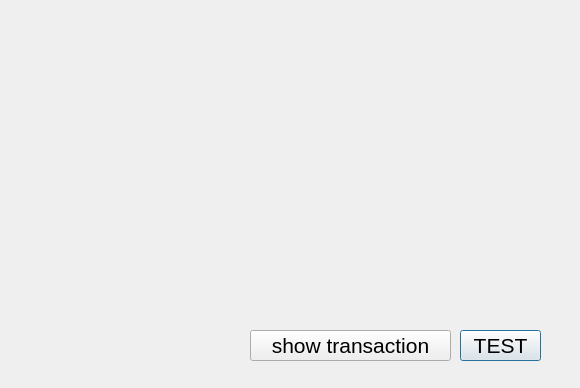
<?xml version="1.0" encoding="UTF-8"?>
<ui version="4.0">
 <class>accountview</class>
 <widget class="QDialog" name="accountview">
  <property name="geometry">
   <rect>
    <x>0</x>
    <y>0</y>
    <width>580</width>
    <height>388</height>
   </rect>
  </property>
  <property name="windowTitle">
   <string>Dialog</string>
  </property>
  <widget class="QPushButton" name="btnTestButton">
   <property name="geometry">
    <rect>
     <x>460</x>
     <y>330</y>
     <width>81</width>
     <height>31</height>
    </rect>
   </property>
   <property name="font">
    <font>
     <pointsize>16</pointsize>
    </font>
   </property>
   <property name="text">
    <string>TEST</string>
   </property>
  </widget>
  <widget class="QPushButton" name="btnShowTransactions">
   <property name="geometry">
    <rect>
     <x>250</x>
     <y>330</y>
     <width>201</width>
     <height>31</height>
    </rect>
   </property>
   <property name="font">
    <font>
     <pointsize>16</pointsize>
    </font>
   </property>
   <property name="text">
    <string>show transaction</string>
   </property>
  </widget>
 </widget>
 <resources/>
 <connections/>
</ui>
